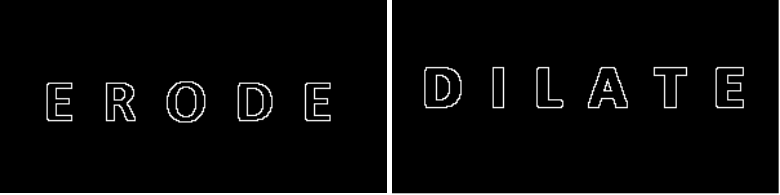
//> input picture pdiMorfologicas/assets/DILATE_ERODE_contorno.png, 780 x 195 px
$ ./mainMorfologicas assets/DILATE_ERODE_contorno.png assets/erode_dilate_inicio.png assets/erode_dilate_inicio.png assets/erode_dilate_inicio.png   (built with g++ and OpenCV 4)
//> lines starting //> are read from the running program, lines starting //| are printed output that depends on the picture; after the words box and inside, x2 and y2 are one past the last pixel; in counts of white or black regions, pixels touching at a corner belong together
### pdiMorfologicas/pdiMorfologicas.h
// [25 lines of licence text are left out]
#ifndef PDIMORFOLOGICAS_H
#define PDIMORFOLOGICAS_H

#include <cstdlib>
#include <iostream>
#include <vector>

#include "opencv2/core/core.hpp"
#include "opencv2/highgui/highgui.hpp"

using namespace cv;
using namespace std;

/*Son las versiones generalizadas de AND OR y NOT con el fin de que despues
se realice pdiErode y pdiDilate para imagenes en escala de grises

NOT no se usa pero se deja de todos modos*/

int pdiAND(int intensidad1, int intensidad2);
int pdiOR(int intensidad1, int intensidad2);
int pdiNOT(int intensidad, int nivelesDeIntensidad);

void pdiErode(Mat imagen);
void pdiDilate(Mat imagen);

/// Las siguientes funciones son "aplicaciones" de pdiErode y pdiDilate
void pdiContornoErode( Mat imagen, Mat imagenContorno );
void pdiContornoDilate( Mat imagen, Mat imagenContorno );
void pdiOpen(Mat imagen);
void pdiClose(Mat imagen);

void restaImagenes( Mat imagen1, Mat imagen2, Mat imagenResultado);

#endif // PDIMORFOLOGICAS_H

### pdiMorfologicas/pdiMorfologicas.cpp
/*
/*
MIT License

Copyright (c) 2018 JuanMX

Permission is hereby granted, free of charge, to any person obtaining a copy
of this software and associated documentation files (the "Software"), to deal
in the Software without restriction, including without limitation the rights
to use, copy, modify, merge, publish, distribute, sublicense, and/or sell
copies of the Software, and to permit persons to whom the Software is
furnished to do so, subject to the following conditions:

The above copyright notice and this permission notice shall be included in all
copies or substantial portions of the Software.

THE SOFTWARE IS PROVIDED "AS IS", WITHOUT WARRANTY OF ANY KIND, EXPRESS OR
IMPLIED, INCLUDING BUT NOT LIMITED TO THE WARRANTIES OF MERCHANTABILITY,
FITNESS FOR A PARTICULAR PURPOSE AND NONINFRINGEMENT. IN NO EVENT SHALL THE
AUTHORS OR COPYRIGHT HOLDERS BE LIABLE FOR ANY CLAIM, DAMAGES OR OTHER
LIABILITY, WHETHER IN AN ACTION OF CONTRACT, TORT OR OTHERWISE, ARISING FROM,
OUT OF OR IN CONNECTION WITH THE SOFTWARE OR THE USE OR OTHER DEALINGS IN THE
SOFTWARE.

Operaiones para imagenes binarias tipo AND, OR. y morfologicas tipo erode, dilate, open, close
*/

#include "pdiMorfologicas.h"

/*Son las versiones generalizadas de AND OR y NOT con el fin de que despues
se realice pdiErode y pdiDilate para imagenes en escala de grises

NOT no se usa pero se deja de todos modos*/

int pdiAND(int intensidad1, int intensidad2){
	//AND solo regresa el minimo
	if (intensidad1 <= intensidad2){
		return intensidad1;
	}

	else{
		return intensidad2;
	}

}

int pdiOR(int intensidad1, int intensidad2){
	//OR solo regresa el maximo
	if (intensidad1 >= intensidad2){
		return intensidad1;
	}

	else{
		return intensidad2;
	}
}

int pdiNOT(int intensidad, int nivelesDeIntensidad){
	return nivelesDeIntensidad-1-intensidad;
}

/*
 Hace una erosion modificando la imagen original
 si se necesita la imagen orignal intacta puedes hacer lo siguiente:

 imagenOriginal = imread("ERODE.tif", 0);
 Mat imagenClonada = imagenOriginal.clone();
 pdiErode(imagenClonada);
 */
void pdiErode( Mat erosionada ){
    Mat imagen = erosionada.clone();

    int i,j;

    /*
     Recorre la imagen con una ventana de 3x3 llena de 255 (blanco), buscando el primer caso para el cual al hacer
     pdiAND con el correspondiente nivel de intensidad en la imagen de 0 (falso), entonces pone en el pixel central de la
     ventana de 3x3 pero correspondiente a la imagen 0 (erosiona) y continua la ventana recorriendo la imagen
     */

    for(i=0;i<imagen.rows;i++){
        for(j=0;j<imagen.cols;j++){
            //analiza todos los de la fila de arriba (i-1)
            if( i-1>=0 ){
                // superior izquierda
                if( j-1>=0 ){
                    if( pdiAND( 255, imagen.at<uchar>(i-1,j-1) )==0 ){
                            erosionada.at<uchar>(i,j) = 0;
                            continue;
                    }
                }
                // superior derecha
                if( j+1<imagen.cols ){
                    if( pdiAND( 255, imagen.at<uchar>(i-1,j+1) )==0 ){
                        erosionada.at<uchar>(i,j) = 0;
                        continue;
                    }
                }
                //el que esta justo arriba
                if( pdiAND( 255, imagen.at<uchar>(i-1,j) )==0 ){
                    erosionada.at<uchar>(i,j) = 0;
                    continue;
                }
            }
            //analiza los de la fila de abajo
            if( i+1 < imagen.rows ){
                //izquierda
                if( j-1>=0 ){
                    if( pdiAND( 255, imagen.at<uchar>(i+1,j-1) )==0 ){
                        erosionada.at<uchar>(i,j) = 0;
                        continue;
                    }
                }
                //derecha
                if(j+1 < imagen.cols){
                    if( pdiAND( 255, imagen.at<uchar>(i+1,j+1) )==0 ){
                        erosionada.at<uchar>(i,j) = 0;
                        continue;
                    }
                }
                // el que esta justo abajo
                if( pdiAND( 255, imagen.at<uchar>(i+1,j) )==0 ){
                    erosionada.at<uchar>(i,j) = 0;
                    continue;
                }
            }

            //analiza a los lados
            //izquierda
            if(j-1>=0){
                if( pdiAND( 255, imagen.at<uchar>(i,j-1) )==0 ){
                    erosionada.at<uchar>(i,j) = 0;
                    continue;
                }
            }
            //derecha
            if(j+1<imagen.cols){
                if( pdiAND( 255, imagen.at<uchar>(i,j+1) )==0 ){
                    erosionada.at<uchar>(i,j) = 0;
                    continue;
                }
            }
            //Analiza el pixel actual
            //Me parece que esta condicional esta demas pero igual se deja
            if( pdiAND( 255, imagen.at<uchar>(i,j) )==0){
                erosionada.at<uchar>(i,j) = 0;
                continue;
            }
        }
    }

}

/*
 Hace una dilatacion modificando la imagen original
 si se necesita la imagen orignal intacta puedes hacer lo siguiente:

 imagenOriginal = imread("ERODE.tif", 0);
 Mat imagenClonada = imagenOriginal.clone();
 pdiDilate(imagenClonada);
 */

void pdiDilate( Mat dilatada ){
	Mat imagen = dilatada.clone();
	int i,j;

    /*
     Recorre la imagen con una ventana de 3x3 llena de 0 (negro), buscando el primer caso para el cual al hacer
     pdiOR con el correspondiente nivel de intensidad en la imagen de 255 (verdadero),
     entonces pone en el pixel central de la ventana de 3x3 pero correspondiente a la imagen 255 (dilata) y continua la ventana recorriendo la imagen
     */

    for(i=0;i<imagen.rows;i++){
        for(j=0;j<imagen.cols;j++){
            //analiza todos los de la fila de arriba (i-1)
            if( i-1>=0 ){
                // superior izquierda
                if( j-1>=0 ){
                    if( pdiOR( 0, imagen.at<uchar>(i-1,j-1) )==255 ){
                            dilatada.at<uchar>(i,j) = 255;
                            continue;
                    }
                }
                // superior derecha
                if( j+1<imagen.cols ){
                    if( pdiOR( 0, imagen.at<uchar>(i-1,j+1) )==255 ){
                        dilatada.at<uchar>(i,j) = 255;
                        continue;
                    }
                }
                //el que esta justo arriba
                if( pdiOR( 0, imagen.at<uchar>(i-1,j) )==255 ){
                    dilatada.at<uchar>(i,j) = 255;
                    continue;
                }
            }
            //analiza los de la fila de abajo
            if( i+1 < imagen.rows ){
                //izquierda
                if( j-1>=0 ){
                    if( pdiOR( 0, imagen.at<uchar>(i+1,j-1) )==255 ){
                        dilatada.at<uchar>(i,j) = 255;
                        continue;
                    }
                }
                //derecha
                if(j+1 < imagen.cols){
                    if( pdiOR( 0, imagen.at<uchar>(i+1,j+1) )==255 ){
                        dilatada.at<uchar>(i,j) = 255;
                        continue;
                    }
                }
                // el que esta justo abajo
                if( pdiOR( 0, imagen.at<uchar>(i+1,j) )==255 ){
                    dilatada.at<uchar>(i,j) = 255;
                    continue;
                }
            }

            //analiza a los lados
            //izquierda
            if(j-1>=0){
                if( pdiOR( 0, imagen.at<uchar>(i,j-1) )==255 ){
                    dilatada.at<uchar>(i,j) = 255;
                    continue;
                }
            }
            //derecha
            if(j+1<imagen.cols){
                if( pdiOR( 0, imagen.at<uchar>(i,j+1) )==255 ){
                    dilatada.at<uchar>(i,j) = 255;
                    continue;
                }
            }
            //Analiza el pixel actual
            //Me parece que esta condicional esta demas pero igual se deja
            if( pdiOR( 0, imagen.at<uchar>(i,j) )==255){
                dilatada.at<uchar>(i,j) = 255;
                continue;
            }
        }
    }
}

/// Las siguientes funciones son "aplicaciones" de pdiErode y pdiDilate

void pdiContornoErode( Mat imagen, Mat imagenContorno ){

	Mat imagenErode = imagen.clone();

	pdiErode( imagenErode );

	restaImagenes( imagen, imagenErode, imagenContorno);/// A imagen le resta imagenErode
}

void pdiContornoDilate( Mat imagen, Mat imagenContorno ){

	Mat imagenDilate = imagen.clone();

	pdiDilate( imagenDilate );

	restaImagenes( imagenDilate, imagen, imagenContorno);/// A imagenDilate le resta imagen
}

// [11 lines left out: functions pdiOpen, pdiClose, not called in this run]

/// A imagen1 le resta imagen2
void restaImagenes( Mat imagen1, Mat imagen2, Mat imagenResultado ){
	int i,j;

	/// A imagen1 le resta imagen2
	for( i=0; i < imagenResultado.rows; i++){
		for( j=0; j < imagenResultado.cols; j++ ){
			imagenResultado.at<uchar>(i , j) = imagen1.at<uchar>( i, j ) - imagen2.at<uchar>( i, j );
		}
	}
}

### pdiMorfologicas/mainMorfologicas.cpp
// [31 lines of licence text are left out]

#include <stdio.h>
#include <string>

#include "opencv2/core/core.hpp"
#include "opencv2/highgui/highgui.hpp"

#include "pdiMorfologicas.h" ///funciones de operaciones morfologicas

using namespace std;
using namespace cv;

int main ( int argc, char** argv ){
    Mat imgErode, imgDilate, imgErode2, imgDilate2;

    string nombreImgErode, nombreImgDilate;

    if ( argc != 5 ){
		cout<<"Para dar una imagen de entrada es con ./NombreDelEjecutable NombreDeLaImagen.extencion NombreDeLaImagen"<< endl;
		return -1;
	}


    imgErode = imread(argv[1], 0); //abre en escala de gris pero la imagen es binaria
//> imgErode is the input picture: 195 rows x 780 cols, CV_8UC1; min 0, max 255, mean 9
    imgDilate = imread(argv[2], 0); //abre en escala de gris pero la imagen es binaria
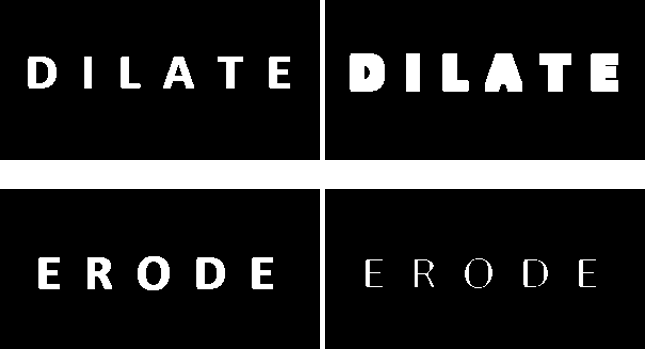
//> input picture pdiMorfologicas/assets/erode_dilate_inicio.png, 649 x 352 px
//> imgDilate is the input picture: 352 rows x 649 cols, CV_8UC1; min 0, max 255, mean 39.2
    imgErode2 = imgErode.clone();
    imgDilate2 = imgDilate.clone();
    nombreImgErode = argv[3];
//> nombreImgErode = "assets/erode_dilate_inicio.png"
    nombreImgDilate = argv[4];
//> nombreImgDilate = "assets/erode_dilate_inicio.png"

    Mat imgContornoErode(imgErode.size(), CV_8U);
    Mat imgContornoDilate(imgDilate.size(), CV_8U);

    if ( !imgErode.data || !imgDilate.data){
		cout<<"No hay datos en la imagen"<< endl;
        cout<<"Se dio bien el nombre de la imagen ?"<< endl;
		return -1;
	}

    //Erosiona 2 veces
    pdiErode(imgErode);
//> after the loop in pdiErode, `for(i=0;i<imagen.rows;i++)`:
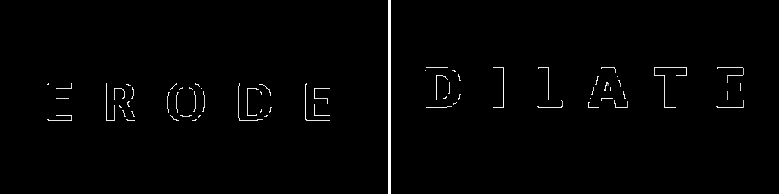
//> erosionada: 195 rows x 780 cols, CV_8UC1; 3.6% of pixels changed, all inside (x1, y1, x2, y2) = (0, 0, 779, 194)
    pdiErode(imgErode);
//> after the loop in pdiErode (call 2), `for(i=0;i<imagen.rows;i++)`: erosionada: 195 rows x 780 cols, CV_8UC1; 1.76% of pixels changed, all inside (x1, y1, x2, y2) = (0, 0, 780, 195)

    //Dilata 3 veces
    pdiDilate(imgDilate);
//> after the loop in pdiDilate, `for(i=0;i<imagen.rows;i++)`:
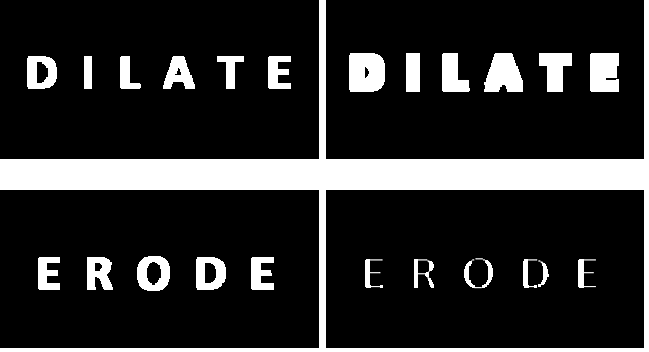
//> dilatada: 352 rows x 649 cols, CV_8UC1; 2.71% of pixels changed, all inside (x1, y1, x2, y2) = (0, 0, 645, 349)
    pdiDilate(imgDilate);
//> after the loop in pdiDilate (call 2), `for(i=0;i<imagen.rows;i++)`:
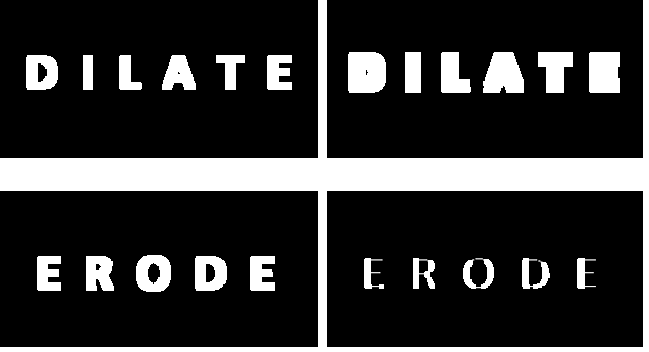
//> dilatada: 352 rows x 649 cols, CV_8UC1; 2.7% of pixels changed, all inside (x1, y1, x2, y2) = (0, 0, 644, 348)
    pdiDilate(imgDilate);
//> after the loop in pdiDilate (call 3), `for(i=0;i<imagen.rows;i++)`:
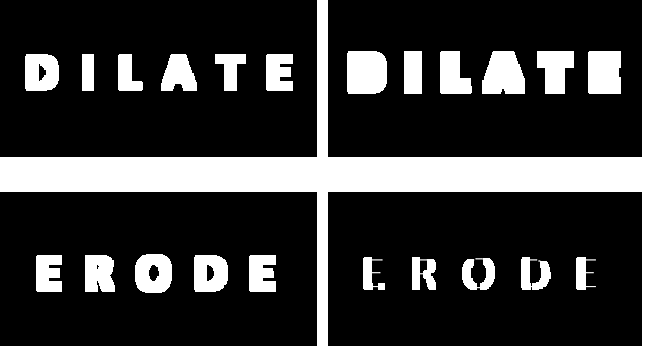
//> dilatada: 352 rows x 649 cols, CV_8UC1; 2.74% of pixels changed, all inside (x1, y1, x2, y2) = (0, 0, 643, 347)

    //Obtiene el contorno con erosion y resta de imagenes
    pdiContornoErode( imgErode2, imgContornoErode );
//> after the loop in restaImagenes, `for( i=0; i < imagenResultado.rows; i++)`:
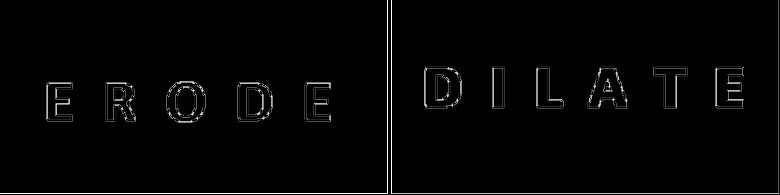
//> imagenResultado: 195 rows x 780 cols, CV_8UC1; min 0, max 255, mean 4.4
    //Obtiene el contorno con dilatacion y resta de imagenes
    pdiContornoDilate( imgDilate2, imgContornoDilate );
//> after the loop in restaImagenes (call 2), `for( i=0; i < imagenResultado.rows; i++)`:
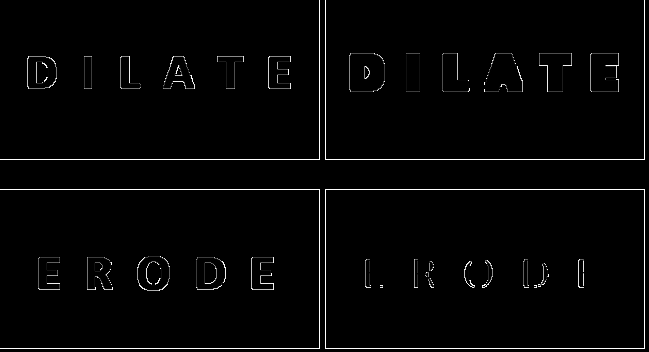
//> imagenResultado: 352 rows x 649 cols, CV_8UC1; min 0, max 255, mean 4.9

// [5 lines of commented-out code are left out]

    imwrite(nombreImgErode + "_Erode.tif", imgErode);
    imwrite(nombreImgDilate + "_Dilate.tif", imgDilate);
    imwrite(nombreImgErode + "_ContornoErode.tif", imgContornoErode);
    imwrite(nombreImgDilate + "_ContornoDilate.tif", imgContornoDilate);

    return 0;
}
